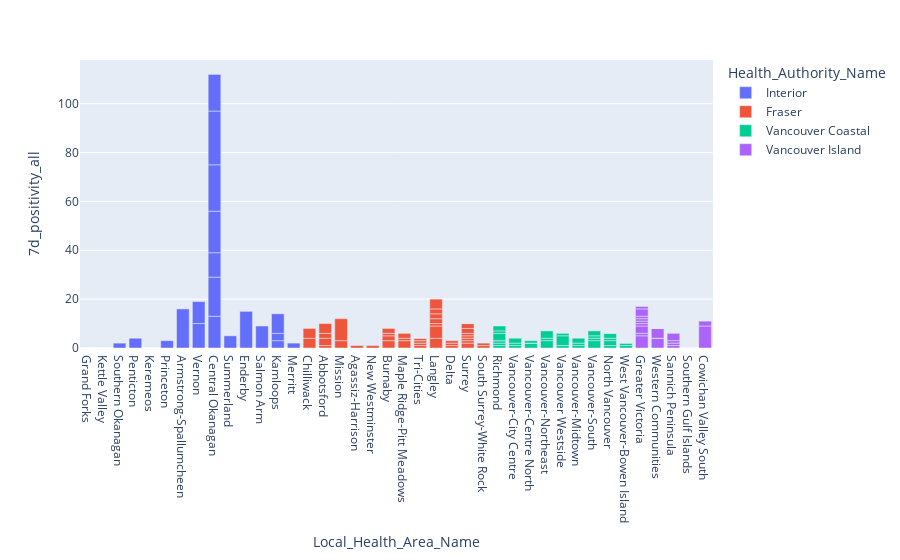

Here is the notebook cell this chart was saved with:
### Code cell
px.bar(CHSA_1,
       x= 'Local_Health_Area_Name',
       y= '7d_positivity_all',
        color = 'Health_Authority_Name')

### Figure 1 — Plotly figure (JSON) as saved in the notebook; plotly's stock layout.template omitted (floating-point values rounded to 4 significant figures)
{"data": [{"alignmentgroup": "True", "hovertemplate": "Health_Authority_Name=Interior<br>Local_Health_Area_Name=%{x}<br>7d_positivity_all=%{y}<extra></extra>", "legendgroup": "Interior", "marker": {"color": "#636efa", "pattern": {"shape": ""}}, "name": "Interior", "offsetgroup": "Interior", "orientation": "v", "showlegend": true, "textposition": "auto", "type": "bar", "x": ["Grand Forks", "Kettle Valley", "Southern Okanagan", "Penticton", "Keremeos", "Princeton", "Armstrong-Spallumcheen", "Vernon", "Vernon", "Central Okanagan", "Central Okanagan", "Central Okanagan", "Central Okanagan", "Central Okanagan", "Central Okanagan", "Central Okanagan", "Summerland", "Enderby", "Salmon Arm", "Kamloops", "Kamloops", "Kamloops", "Merritt"], "xaxis": "x", "y": [0, 0, 2, 4, 0, 3, 16, 10, 9, 13, 16, 10, 17, 19, 22, 15, 5, 15, 9, 3, 3, 8, 2], "yaxis": "y"}, {"alignmentgroup": "True", "hovertemplate": "Health_Authority_Name=Fraser<br>Local_Health_Area_Name=%{x}<br>7d_positivity_all=%{y}<extra></extra>", "legendgroup": "Fraser", "marker": {"color": "#EF553B", "pattern": {"shape": ""}}, "name": "Fraser", "offsetgroup": "Fraser", "orientation": "v", "showlegend": true, "textposition": "auto", "type": "bar", "x": ["Chilliwack", "Chilliwack", "Abbotsford", "Abbotsford", "Abbotsford", "Abbotsford", "Mission", "Mission", "Agassiz-Harrison", "New Westminster", "Burnaby", "Burnaby", "Burnaby", "Burnaby", "Maple Ridge-Pitt Meadows", "Maple Ridge-Pitt Meadows", "Maple Ridge-Pitt Meadows", "Tri-Cities", "Tri-Cities", "Tri-Cities", "Tri-Cities", "Tri-Cities", "Langley", "Langley", "Langley", "Langley", "Langley", "Langley", "Langley", "Delta", "Delta", "Delta", "Surrey", "Surrey", "Surrey", "Surrey", "Surrey", "Surrey", "Surrey", "Surrey", "South Surrey-White Rock", "South Surrey-White Rock"], "xaxis": "x", "y": [4, 4, 1, 3, 2, 4, 3, 9, 1, 1, 3, 2, 1, 2, 3, 1, 2, 1, 1, 1, 1, 0, 4, 5, 1, 2, 2, 2, 4, 1, 1, 1, 2, 1, 1, 1, 1, 2, 2, 0, 1, 1], "yaxis": "y"}, {"alignmentgroup": "True", "hovertemplate": "Health_Authority_Name=Vancouver Coastal<br>Local_Health_Area_Name=%{x}<br>7d_positivity_all=%{y}<extra></extra>", "legendgroup": "Vancouver Coastal", "marker": {"color": "#00cc96", "pattern": {"shape": ""}}, "name": "Vancouver Coastal", "offsetgroup": "Vancouver Coastal", "orientation": "v", "showlegend": true, "textposition": "auto", "type": "bar", "x": ["Richmond", "Richmond", "Richmond", "Richmond", "Richmond", "Richmond", "Richmond", "Vancouver-City Centre", "Vancouver-City Centre", "Vancouver-City Centre", "Vancouver-Centre North", "Vancouver-Centre North", "Vancouver-Centre North", "Vancouver-Northeast", "Vancouver-Northeast", "Vancouver-Northeast", "Vancouver Westside", "Vancouver Westside", "Vancouver Westside", "Vancouver Westside", "Vancouver-Midtown", "Vancouver-Midtown", "Vancouver-Midtown", "Vancouver-South", "Vancouver-South", "Vancouver-South", "Vancouver-South", "North Vancouver", "North Vancouver", "North Vancouver", "North Vancouver", "North Vancouver", "West Vancouver-Bowen Island", "West Vancouver-Bowen Island", "West Vancouver-Bowen Island"], "xaxis": "x", "y": [1, 1, 1, 0, 3, 1, 2, 1, 1, 2, 2, 0, 1, 3, 1, 3, 1, 0, 4, 1, 1, 1, 2, 3, 1, 1, 2, 1, 2, 1, 2, 0, 1, 1, 0], "yaxis": "y"}, {"alignmentgroup": "True", "hovertemplate": "Health_Authority_Name=Vancouver Island<br>Local_Health_Area_Name=%{x}<br>7d_positivity_all=%{y}<extra></extra>", "legendgroup": "Vancouver Island", "marker": {"color": "#ab63fa", "pattern": {"shape": ""}}, "name": "Vancouver Island", "offsetgroup": "Vancouver Island", "orientation": "v", "showlegend": true, "textposition": "auto", "type": "bar", "x": ["Greater Victoria", "Greater Victoria", "Greater Victoria", "Greater Victoria", "Greater Victoria", "Greater Victoria", "Greater Victoria", "Greater Victoria", "Greater Victoria", "Western Communities", "Western Communities", "Western Communities", "Western Communities", "Western Communities", "Sannich Peninsula", "Sannich Peninsula", "Sannich Peninsula", "Sannich Peninsula", "Southern Gulf Islands", "Southern Gulf Islands", "Cowichan Valley South", "Cowichan Valley South"], "xaxis": "x", "y": [5, 1, 3, 1, 1, 1, 1, 3, 1, 4, 0, 4, 0, 0, 1, 1, 1, 3, 0, 0, 9, 2], "yaxis": "y"}], "layout": {"autosize": true, "barmode": "relative", "legend": {"title": {"text": "Health_Authority_Name"}, "tracegroupgap": 0}, "margin": {"t": 60}, "xaxis": {"anchor": "y", "autorange": true, "domain": [0, 1], "range": [-0.5, 39.5], "title": {"text": "Local_Health_Area_Name"}, "type": "category"}, "yaxis": {"anchor": "x", "autorange": true, "domain": [0, 1], "range": [0, 117.9], "title": {"text": "7d_positivity_all"}, "type": "linear"}}}
